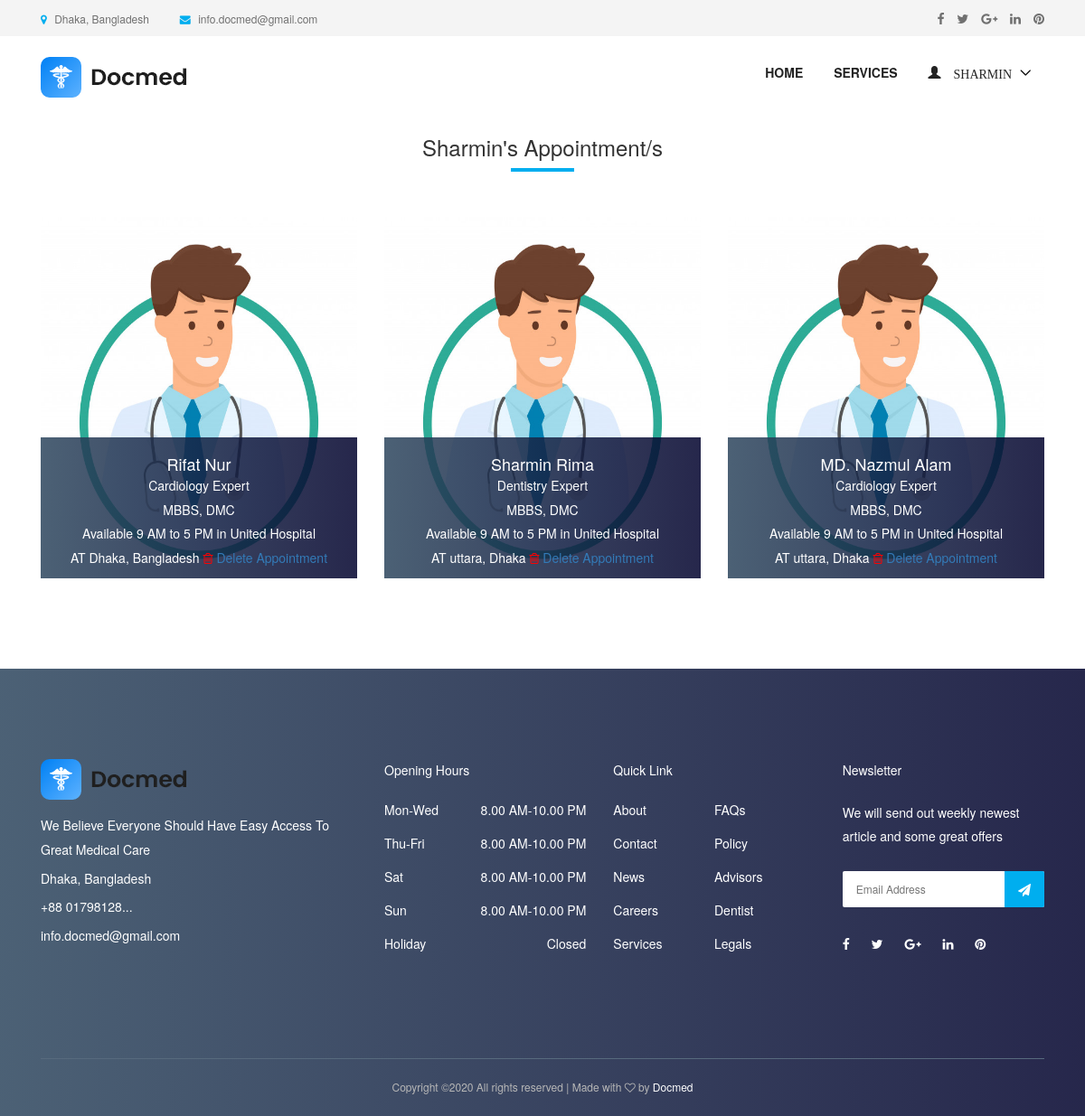
Screenshot of /doctor/appointment/ (signed in) with the database file from the repository.
### accounts/models.py (models this page shows, shortened)
class User(AbstractUser):
    username = None
    role = models.CharField(max_length=12, error_messages={
        'required': "Role must be provided"
    })
    gender = models.CharField(max_length=10, blank=True, null=True, default="")
    email = models.EmailField(unique=True, blank=False,
                              error_messages={
                                  'unique': "A user with that email already exists.",
                              })
    phone_number = models.CharField(unique=True, blank=True, null=True, max_length=20,
                                    error_messages={
                                        'unique': "A user with that phone number already exists."
                                    })
    USERNAME_FIELD = "email"
    REQUIRED_FIELDS = []
    objects = UserManager()

### appointment/models.py (models this page shows, shortened)
class Appointment(models.Model):
    user = models.ForeignKey(User, on_delete=models.CASCADE)
    full_name = models.CharField(max_length=100)
    image = models.ImageField(null=True, blank=True)
    location = models.CharField(max_length=100)
    start_time = models.CharField(max_length=10)
    end_time = models.CharField(max_length=10)
    qualification_name = models.CharField(max_length=100)
    institute_name = models.CharField(max_length=100)
    hospital_name = models.CharField(max_length=100)
    department = models.CharField(choices=department, max_length=100)
    created_at = models.DateTimeField(default=timezone.now)

### appointment/views.py (the view)
# urls.py: path('doctor/appointment/', AppointmentListView.as_view(), name='doctor-appointment'),
class AppointmentListView(ListView):
    model = Appointment
    template_name = 'appointment/appointment.html'
    context_object_name = 'appointment'
    @method_decorator(login_required(login_url=reverse_lazy('accounts:login')))
    @method_decorator(user_is_doctor)
    def dispatch(self, request, *args, **kwargs):
        return super().dispatch(self.request, *args, **kwargs)
    def get_queryset(self):
        return self.model.objects.filter(user_id=self.request.user.id).order_by('-id')

### templates/appointment/appointment.html (shortened to what this page needs)
{% extends 'base.html' %}
{% load static %}
{% block content %}
    <section class="dentist-area section-padding-40-0">
    <div class="container">
      <div class="row">
        <div class="col-12">
          <div class="section-heading text-center">
            <h3>{{ request.user.first_name }}'s Appointment/s</h3>
            <div class="line"></div>
          </div>
        </div>
      </div>
      <div class="row">
          {% for apt in appointment %}
        <div class="col-12 col-sm-6 col-md-4">
          <div class="single-dentist-area mb-100">
            <img  style="height: 400px; width: 450px" src="{% static 'img/doctor-icon-avatar-white_136162-58.jpg' %}" alt="">
            <div class="dentist-content">
              <div class="dentist-info bg-gradient-overlay">
                <h5>{{ apt.full_name }}</h5>
                <p>{{ apt.department }} Expert</p>
                  <p>{{ apt.qualification_name }}, {{ apt.institute_name }}</p>
                  <p>Available {{ apt.start_time }} to {{ apt.end_time }} in {{ apt.hospital_name }}</p>
                  <p> AT {{ apt.location }}
                      <i class="fa fa-trash-o" style="color: red" aria-hidden="true"></i>
                      <a href="{% url 'appointment:delete-appointment' apt.id %}">Delete Appointment</a>
                  </p>
              </div>
            </div>
          </div>
        </div>
      {% endfor %}
      </div>
    </div>
  </section>
{% endblock %}

### templates/nav.html (shortened to what this page needs)
{% load static %}
<header class="header-area">
    <div class="top-header-area">
        <div class="container h-100">
            <div class="row h-100 align-items-center">
                <div class="col-6 col-md-9 col-lg-8">
                    <div class="top-header-content">
                        <a href="#" data-toggle="tooltip" data-placement="bottom" title="Dhaka, Bangladesh"><i
                                class="fa fa-map-marker"></i> <span>Dhaka, Bangladesh</span></a>
                        <a href="#" data-toggle="tooltip" data-placement="bottom" title="info.docmed@gmail.com"><i
                                class="fa fa-envelope"></i> <span>info.docmed@gmail.com</span></a>
                    </div>
                </div>
                <div class="col-6 col-md-3 col-lg-4">
                    <div class="top-header-social-info text-right">
                        <a href="#" data-toggle="tooltip" data-placement="bottom" title="Facebook"><i
                                class="fa fa-facebook"></i></a>
                        <a href="#" data-toggle="tooltip" data-placement="bottom" title="Twitter"><i
                                class="fa fa-twitter"></i></a>
                        <a href="#" data-toggle="tooltip" data-placement="bottom" title="Google Plus"><i
                                class="fa fa-google-plus"></i></a>
                        <a href="#" data-toggle="tooltip" data-placement="bottom" title="Linkedin"><i
                                class="fa fa-linkedin"></i></a>
                        <a href="#" data-toggle="tooltip" data-placement="bottom" title="Pinterest"><i
                                class="fa fa-pinterest"></i></a>
                    </div>
                </div>
            </div>
        </div>
    </div>
    <div class="main-header-area">
        <div class="classy-nav-container breakpoint-off">
            <div class="container">
                <nav class="classy-navbar justify-content-between" id="dentoNav">
                    <a class="nav-brand" href="{% url 'appointment:home' %}"><img src="{% static 'img/logo1.png' %}" alt="">
                    </a>
                    <div class="classy-menu">
                        <div class="classynav">
                            <ul id="nav">
                                <li><a href="{% url 'appointment:home' %}">Home</a></li>
                                <li><a href="{% url 'appointment:service' %}">Services</a></li>
                                {% if request.user.is_authenticated and request.user.role == 'doctor' %}
                                    <li>
                                        <a href="">
                                            <span class="glyphicon glyphicon-user">
                                                    {{ request.user.first_name }}
                                            </span>
                                        </a>
                                    </li>
                                {% endif %}
                            </ul>
                        </div>
                    </div>
                </nav>
            </div>
        </div>
    </div>
</header>

### static/style.css (style rules this page uses)
* { margin: 0; padding: 0; }
body { font-family: "Montserrat", sans-serif; font-weight: 400; font-size: 14px; }
h1, h2, h3, h4, h5, h6 { font-family: "Montserrat", sans-serif; color: #333333; line-height: 1.4; font-weight: 600; }
a, a:active, a:focus, a:hover { color: #333333; text-decoration: none; -webkit-transition-duration: 500ms; -o-transition-duration: 500ms; transition-duration: 500ms; outline: none; }
li { list-style: none; }
p { line-height: 1.9; color: #707070; font-size: 14px; font-weight: 400; }
img { max-width: 100%; height: auto; }
ul { margin: 0; padding: 0; }
ul li { margin: 0; padding: 0; }
.bg-gradient-overlay { position: relative; z-index: 1; }
.bg-gradient-overlay::after { position: absolute; content: ""; height: 100%; width: 100%; top: 0; left: 0; z-index: -1; background: #2c455d; background: -webkit-linear-gradient(to right, #2c455d, #00012c); background: linear-gradient(to right, #2c455d, #00012c); opacity: 0.85; }
.mb-100 { margin-bottom: 100px; }
.section-heading { position: relative; z-index: 1; margin-bottom: 50px; }
.section-heading .line { width: 70px; height: 4px; background-color: #00aeef; }
.section-heading.text-center .line { margin: 0 auto; }
.header-area { position: relative; z-index: 599; width: 100%; -webkit-transition-duration: 500ms; -o-transition-duration: 500ms; transition-duration: 500ms; }
.top-header-area { position: relative; z-index: 1; height: 40px; background-color: #f4f4f4; }
.top-header-area .top-header-content a { display: inline-block; font-size: 12px; color: #707070; }
.top-header-area .top-header-content a i { color: #00aeef; margin-right: 5px; }
.top-header-area .top-header-content a:last-child { margin-left: 30px; }
.top-header-area .top-header-social-info a { color: #707070; display: inline-block; font-size: 14px; margin-left: 10px; }
.classy-nav-container { background-color: transparent; }
.classy-nav-container .classy-navbar { height: 90px; padding: 0; }
.classy-nav-container .classy-navbar .classynav ul li a { padding: 0 15px; font-weight: 600; font-size: 14px; text-transform: uppercase; }
.single-dentist-area { position: relative; z-index: 1; background-color: #f4f4f4; -webkit-transition-duration: 500ms; -o-transition-duration: 500ms; transition-duration: 500ms; }
.single-dentist-area .dentist-content { position: absolute; width: 100%; bottom: 0; }
.single-dentist-area .dentist-content .dentist-info { width: 100%; padding: 10px 15px; text-align: center; }
.single-dentist-area .dentist-content .dentist-info h5 { color: #ffffff; font-size: 18px; margin-bottom: 0; }
.single-dentist-area .dentist-content .dentist-info p { color: #ffffff; margin-bottom: 0; }

### static/css/default-assets/classy-nav.css (style rules this page uses)
body { font-family: "Roboto", sans-serif; }
ul { margin: 0; }
ul li { list-style: none; }
img { height: auto; max-width: 100%; }
.classy-nav-container { position: relative; z-index: 100; background-color: #ffffff; }
.classy-nav-container * { box-sizing: border-box; }
.classy-nav-container a { -webkit-transition-duration: 500ms; transition-duration: 500ms; text-decoration: none; outline: none; font-size: 14px; font-weight: 400; color: #232323; display: inline-block; }
.justify-content-between { -webkit-box-pack: justify; -ms-flex-pack: justify; justify-content: space-between; }
.classy-navbar { width: 100%; height: 70px; padding: 0.5em 2em; display: -webkit-box; display: -ms-flexbox; display: flex; -webkit-box-align: center; -ms-flex-align: center; -ms-grid-row-align: center; align-items: center; }
.classy-navbar .nav-brand { font-size: 26px; font-weight: 500; color: #565656; display: inline-block; margin-right: 30px; }
.classynav ul li { display: inline-block; clear: both; position: inherit; z-index: 10; }
.classynav ul li.cn-dropdown-item { position: relative; z-index: 10; }
.classynav ul li a { padding: 0 12px; display: block; height: 35px; font-size: 14px; line-height: 34px; }
.classynav ul li.megamenu-item>a:after, .classynav ul li.has-down>a:after { font-family: 'classyfonts'; content: "\e900"; font-size: 12px; color: #000000; padding-left: 5px; -webkit-transition-duration: 500ms; transition-duration: 500ms; }
.breakpoint-off .classynav { display: -webkit-box; display: -ms-flexbox; display: flex; -webkit-box-align: center; -ms-flex-align: center; -ms-grid-row-align: center; align-items: center; }

### rows the page displays
User: user.first_name "SHARMIN", user.first_name "Sharmin"
Appointment: full_name "Rifat Nur", department "Cardiology", qualification_name "MBBS", institute_name "DMC", start_time "9 AM", end_time "5 PM", hospital_name "United Hospital", location "Dhaka, Bangladesh"
Appointment: full_name "Sharmin Rima", department "Dentistry", qualification_name "MBBS", institute_name "DMC", start_time "9 AM", end_time "5 PM", hospital_name "United Hospital", location "uttara, Dhaka"
Appointment: full_name "MD. Nazmul Alam", department "Cardiology", qualification_name "MBBS", institute_name "DMC", start_time "9 AM", end_time "5 PM", hospital_name "United Hospital", location "uttara, Dhaka"
